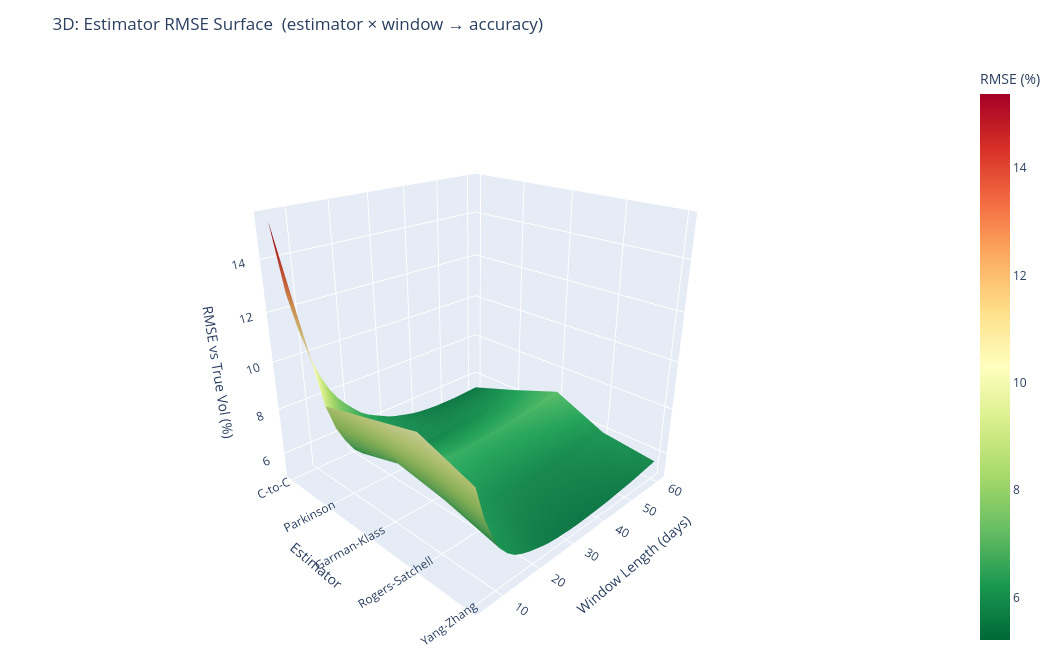

Write notebook code for a chart like this one.
### Code cell
# ── 3D: RMSE surface across estimators and window lengths ────────────────────
win_range2 = np.arange(5, 63, 2)
est_names  = ['C-to-C', 'Parkinson', 'Garman-Klass', 'Rogers-Satchell', 'Yang-Zhang']
rmse_grid  = np.zeros((len(est_names), len(win_range2)))

for j, w_ in enumerate(win_range2):
    ests = [
        hist_vol(log_rets, w_),
        parkinson(H, L, w_),
        garman_klass(O, H, L, C, w_),
        rogers_satchell(O, H, L, C, w_),
        yang_zhang(O, H, L, C, w_),
    ]
    for i, est in enumerate(ests):
        e = est * 100
        valid = ~np.isnan(e)
        rmse_grid[i, j] = np.sqrt(np.mean((e[valid] - true_ann[valid])**2))

# 2D heatmap companion
fig2d, ax2d = plt.subplots(figsize=(12, 4))
im = ax2d.imshow(rmse_grid, aspect='auto', cmap='RdYlGn_r', origin='lower',
                 extent=[win_range2[0], win_range2[-1], -0.5, len(est_names)-0.5])
ax2d.set_yticks(range(len(est_names))); ax2d.set_yticklabels(est_names)
ax2d.set_xlabel('Window Length (days)'); ax2d.set_title('Estimator RMSE Heatmap (estimator × window)')
plt.colorbar(im, ax=ax2d, label='RMSE (%)'); plt.tight_layout(); plt.show()

# 3D Plotly surface
E_idx = np.arange(len(est_names))
E_grid, W_grid2 = np.meshgrid(E_idx, win_range2, indexing='ij')

fig3d = go.Figure(go.Surface(
    x=E_grid.astype(float),
    y=W_grid2.astype(float),
    z=rmse_grid,
    colorscale='RdYlGn_r',
    colorbar=dict(title='RMSE (%)'),
    hovertemplate='Estimator idx=%{x:.0f}<br>Window=%{y}d<br>RMSE=%{z:.3f}%<extra></extra>',
))
fig3d.update_layout(
    title='3D: Estimator RMSE Surface  (estimator × window → accuracy)',
    scene=dict(
        xaxis=dict(title='Estimator', tickvals=list(E_idx), ticktext=est_names),
        yaxis_title='Window Length (days)',
        zaxis_title='RMSE vs True Vol (%)',
        camera=dict(eye=dict(x=1.6, y=-1.6, z=1.0)),
    ),
    height=650, width=1050, margin=dict(l=0, r=0, t=60, b=0),
)
fig3d.show()

### Figure 1 — Plotly figure (JSON) as saved in the notebook; plotly's stock layout.template omitted (floating-point values rounded to 4 significant figures; data arrays with more than 128 entries replaced by an {"elided": "..."} marker saying what was removed)
{"data": [{"colorbar": {"title": {"text": "RMSE (%)"}}, "colorscale": [[0, "rgb(0,104,55)"], [0.1, "rgb(26,152,80)"], [0.2, "rgb(102,189,99)"], [0.3, "rgb(166,217,106)"], [0.4, "rgb(217,239,139)"], [0.5, "rgb(255,255,191)"], [0.6, "rgb(254,224,139)"], [0.7, "rgb(253,174,97)"], [0.8, "rgb(244,109,67)"], [0.9, "rgb(215,48,39)"], [1, "rgb(165,0,38)"]], "hovertemplate": "Estimator idx=%{x:.0f}<br>Window=%{y}d<br>RMSE=%{z:.3f}%<extra></extra>", "type": "surface", "x": {"elided": "5x29 float values"}, "y": {"elided": "5x29 float values"}, "z": {"elided": "5x29 float values"}}], "layout": {"height": 650, "margin": {"b": 0, "l": 0, "r": 0, "t": 60}, "scene": {"camera": {"eye": {"x": 1.6, "y": -1.6, "z": 1}}, "xaxis": {"ticktext": ["C-to-C", "Parkinson", "Garman-Klass", "Rogers-Satchell", "Yang-Zhang"], "tickvals": [0, 1, 2, 3, 4], "title": {"text": "Estimator"}}, "yaxis": {"title": {"text": "Window Length (days)"}}, "zaxis": {"title": {"text": "RMSE vs True Vol (%)"}}}, "title": {"text": "3D: Estimator RMSE Surface  (estimator × window → accuracy)"}, "width": 1050}}
